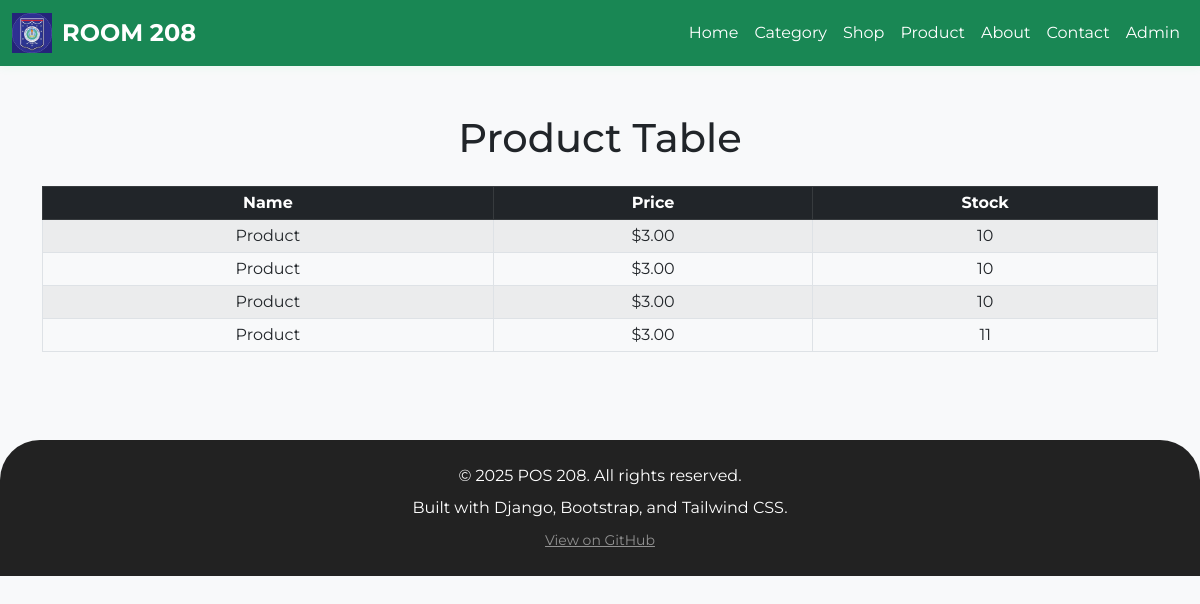
Screenshot of /table/ with the database file from the repository.
### my_web_app/models.py (models this page shows, shortened)
class Product(models.Model):
    name = models.CharField(max_length=100)
    price = models.DecimalField(max_digits=10, decimal_places=2)
    stock = models.PositiveIntegerField()
    image = models.ImageField(upload_to='product_images/', blank=True, null=True)

### my_web_app/views.py (the view)
# urls.py: path('table/', views.product_table, name='product_table'),
def product_table(request):
    products = Product.objects.all().order_by('id')
    return render(request, 'table.html', {'products': products})

### my_web_app/templates/table.html (shortened to what this page needs)
{% extends 'base.html' %}
{% load static %}
{% block content %}
<h1 class="text-center my-4">Product Table</h1>
<div class="table-responsive">
<table class="table table-bordered table-hover table-striped table-sm align-middle text-center">
    <thead class="table-dark">
        <tr>
            <th>Name</th>
            <th>Price</th>
            <th>Stock</th>
        </tr>
    </thead>
    <tbody>
        {% if products %}
            {% for product in products %}
            <tr>
                <td>{{ product.name }}</td>
                <td>${{ product.price }}</td>
                <td>{{ product.stock }}</td>
            </tr>
            {% endfor %}
        {% else %}
        <tr>
            <td colspan="3" class="text-center">No product data available.</td>
        </tr>
        {% endif %}
    </tbody>
</table>
</div>
{% endblock content %}

### my_web_app/templates/base.html (style rules this page uses)
body { font-family: 'Montserrat', Arial, sans-serif; background: #f8f9fa; }

### rows the page displays
Product: name "Product", price "3.00", stock "10"
Product: name "Product", price "3.00", stock "10"
Product: name "Product", price "3.00", stock "10"
Product: name "Product", price "3.00", stock "11"

### other values shown
{{ now|default:2025 }} "2025"
